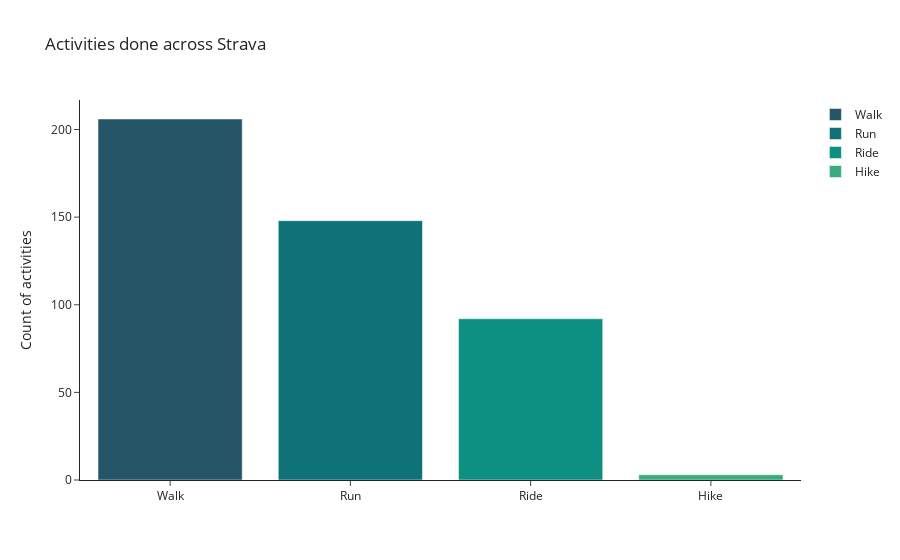

The cell this chart's notebook holds for it:
### Code cell
activities_by_sport_type = activities.group_by('sport_type').len().sort('len', descending=True).filter(pl.col('len') > 1)

px.bar(x= 'sport_type',
       y= 'len',
       color='sport_type',
       data_frame=activities_by_sport_type,
       title='Activities done across Strava',
       labels={
           'sport_type': '',
           'len': 'Count of activities'
       },
        template="simple_white",
        color_discrete_sequence=px.colors.sequential.Aggrnyl).update_layout(
            hovermode='x'
        ).update_traces(
            hovertemplate=None
        )

### Figure 1 — Plotly figure (JSON) as saved in the notebook; plotly's stock layout.template omitted (floating-point values rounded to 4 significant figures)
{"data": [{"legendgroup": "Walk", "marker": {"color": "rgb(36, 86, 104)", "pattern": {"shape": ""}}, "name": "Walk", "orientation": "v", "showlegend": true, "textposition": "auto", "type": "bar", "x": ["Walk"], "xaxis": "x", "y": [206], "yaxis": "y"}, {"legendgroup": "Run", "marker": {"color": "rgb(15, 114, 121)", "pattern": {"shape": ""}}, "name": "Run", "orientation": "v", "showlegend": true, "textposition": "auto", "type": "bar", "x": ["Run"], "xaxis": "x", "y": [148], "yaxis": "y"}, {"legendgroup": "Ride", "marker": {"color": "rgb(13, 143, 129)", "pattern": {"shape": ""}}, "name": "Ride", "orientation": "v", "showlegend": true, "textposition": "auto", "type": "bar", "x": ["Ride"], "xaxis": "x", "y": [92], "yaxis": "y"}, {"legendgroup": "Hike", "marker": {"color": "rgb(57, 171, 126)", "pattern": {"shape": ""}}, "name": "Hike", "orientation": "v", "showlegend": true, "textposition": "auto", "type": "bar", "x": ["Hike"], "xaxis": "x", "y": [3], "yaxis": "y"}], "layout": {"barmode": "relative", "hovermode": "x", "legend": {"title": {"text": ""}, "tracegroupgap": 0}, "title": {"text": "Activities done across Strava"}, "xaxis": {"anchor": "y", "categoryarray": ["Walk", "Run", "Ride", "Hike"], "categoryorder": "array", "domain": [0, 1], "title": {"text": ""}}, "yaxis": {"anchor": "x", "domain": [0, 1], "title": {"text": "Count of activities"}}}}
